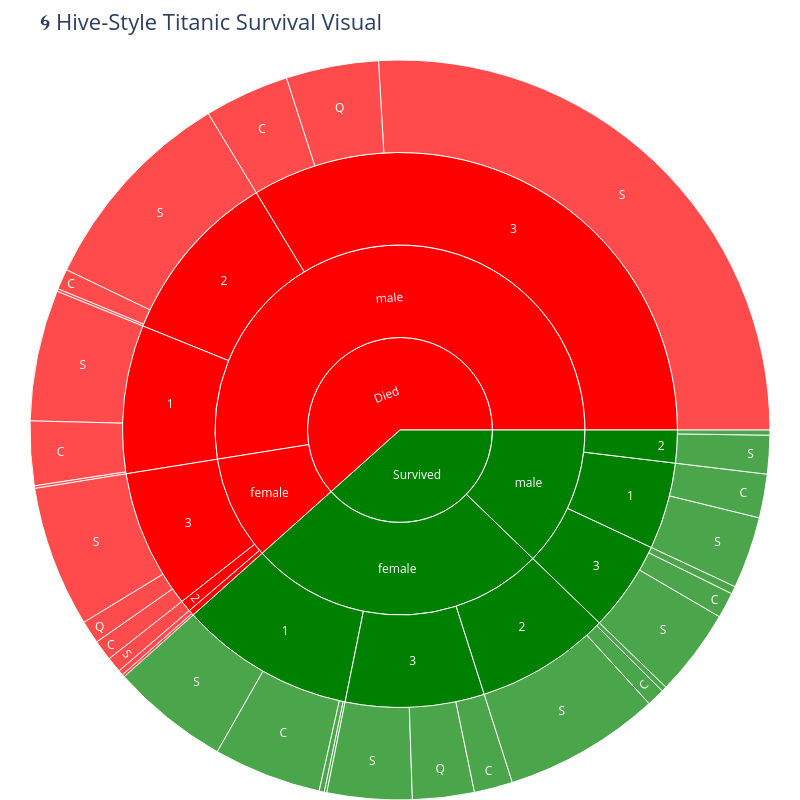

The code cell stored with this chart in its notebook:
### Markdown cell above
## 🌀 Survival Hive Plot — Code

### Code cell
import pandas as pd
import plotly.express as px

# Load data
url = "https://raw.githubusercontent.com/Electricalelectronicsfinland/Mini-Project-Titanic-DATA-file/main/titanic.csv"
titanic = pd.read_csv(url)

# Clean data
titanic['Sex'] = titanic['Sex'].fillna('Unknown')
titanic['Embarked'] = titanic['Embarked'].fillna('Unknown')
titanic['Pclass'] = titanic['Pclass'].astype(str)
titanic['Survived'] = titanic['Survived'].map({0: 'Died', 1: 'Survived'})

# 🌈 Hive-style radial plot using sunburst
fig = px.sunburst(
    titanic,
    path=['Survived', 'Sex', 'Pclass', 'Embarked'],
    color='Survived',
    color_discrete_map={'Died': 'red', 'Survived': 'green'},
    title="🌀 Hive-Style Titanic Survival Visual",
    width=800,
    height=800
)

fig.update_layout(
    margin=dict(t=60, l=0, r=0, b=0),
    uniformtext=dict(minsize=10, mode='hide'),
    title_font_size=22
)

fig.show()

### Figure 1 — Plotly figure (JSON) as saved in the notebook; plotly's stock layout.template omitted (floating-point values rounded to 4 significant figures)
{"data": [{"branchvalues": "total", "customdata": [["Died"], ["Died"], ["Survived"], ["Died"], ["Died"], ["Survived"], ["Survived"], ["Died"], ["Survived"], ["Survived"], ["Died"], ["Died"], ["Survived"], ["Died"], ["Survived"], ["Died"], ["Survived"], ["Survived"], ["Survived"], ["Survived"], ["Survived"], ["Died"], ["Survived"], ["Died"], ["Died"], ["Died"], ["Survived"], ["Survived"], ["Died"], ["Survived"], ["Died"], ["Survived"], ["Survived"], ["Survived"], ["Survived"], ["Died"], ["Died"], ["Died"], ["Survived"], ["Died"], ["Survived"], ["Survived"], ["Survived"], ["Died"], ["Died"], ["Died"], ["Survived"], ["Died"], ["Survived"], ["Died"]], "domain": {"x": [0, 1], "y": [0, 1]}, "hovertemplate": "labels=%{label}<br>count=%{value}<br>parent=%{parent}<br>id=%{id}<br>Survived=%{customdata[0]}<extra></extra>", "ids": ["Died/female/1/C", "Died", "Survived/male/2/S", "Died/female/3/S", "Died/male/3/S", "Survived/male/3/S", "Survived/female/1", "Died/male/1", "Survived/male/1", "Survived/female/2", "Died/male/2", "Died/female/3", "Survived/female/3", "Died/male/3", "Survived/female", "Died/male", "Survived/female/1/S", "Survived/male/3/Q", "Survived/female/2/S", "Survived", "Survived/male/2/C", "Died/male/2/C", "Survived/female/2/C", "Died/male/1/Q", "Died/female/3/C", "Died/male/2/Q", "Survived/female/2/Q", "Survived/female/3/Q", "Died/female", "Survived/male/1/C", "Died/male/1/C", "Survived/female/1/C", "Survived/male", "Survived/male/2", "Survived/male/3", "Died/female/2", "Died/female/1/S", "Died/male/3/Q", "Survived/male/3/C", "Died/female/1", "Survived/female/1/Unknown", "Survived/female/1/Q", "Survived/female/3/S", "Died/male/2/S", "Died/female/3/Q", "Died/female/2/S", "Survived/male/1/S", "Died/male/1/S", "Survived/female/3/C", "Died/male/3/C"], "labels": ["C", "Died", "S", "S", "S", "S", "1", "1", "1", "2", "2", "3", "3", "3", "female", "male", "S", "Q", "S", "Survived", "C", "C", "C", "Q", "C", "Q", "Q", "Q", "female", "C", "C", "C", "male", "2", "3", "2", "S", "Q", "C", "1", "Unknown", "Q", "S", "S", "Q", "S", "S", "S", "C", "C"], "marker": {"colors": ["red", "red", "green", "red", "red", "green", "green", "red", "green", "green", "red", "red", "green", "red", "green", "red", "green", "green", "green", "green", "green", "red", "green", "red", "red", "red", "green", "green", "red", "green", "red", "green", "green", "green", "green", "red", "red", "red", "green", "red", "green", "green", "green", "red", "red", "red", "green", "red", "green", "red"]}, "name": "", "parents": ["Died/female/1", "", "Survived/male/2", "Died/female/3", "Died/male/3", "Survived/male/3", "Survived/female", "Died/male", "Survived/male", "Survived/female", "Died/male", "Died/female", "Survived/female", "Died/male", "Survived", "Died", "Survived/female/1", "Survived/male/3", "Survived/female/2", "", "Survived/male/2", "Died/male/2", "Survived/female/2", "Died/male/1", "Died/female/3", "Died/male/2", "Survived/female/2", "Survived/female/3", "Died", "Survived/male/1", "Died/male/1", "Survived/female/1", "Survived", "Survived/male", "Survived/male", "Died/female", "Died/female/1", "Died/male/3", "Survived/male/3", "Died/female", "Survived/female/1", "Survived/female/1", "Survived/female/3", "Died/male/2", "Died/female/3", "Died/female/2", "Survived/male/1", "Died/male/1", "Survived/female/3", "Died/male/3"], "type": "sunburst", "values": [1, 549, 15, 55, 231, 34, 91, 77, 45, 70, 91, 72, 72, 300, 233, 468, 46, 3, 61, 342, 2, 8, 7, 1, 8, 1, 2, 24, 81, 17, 25, 42, 109, 17, 47, 6, 2, 36, 10, 3, 2, 1, 33, 82, 9, 6, 28, 51, 15, 33]}], "layout": {"height": 800, "legend": {"tracegroupgap": 0}, "margin": {"b": 0, "l": 0, "r": 0, "t": 60}, "title": {"font": {"size": 22}, "text": "🌀 Hive-Style Titanic Survival Visual"}, "uniformtext": {"minsize": 10, "mode": "hide"}, "width": 800}}
